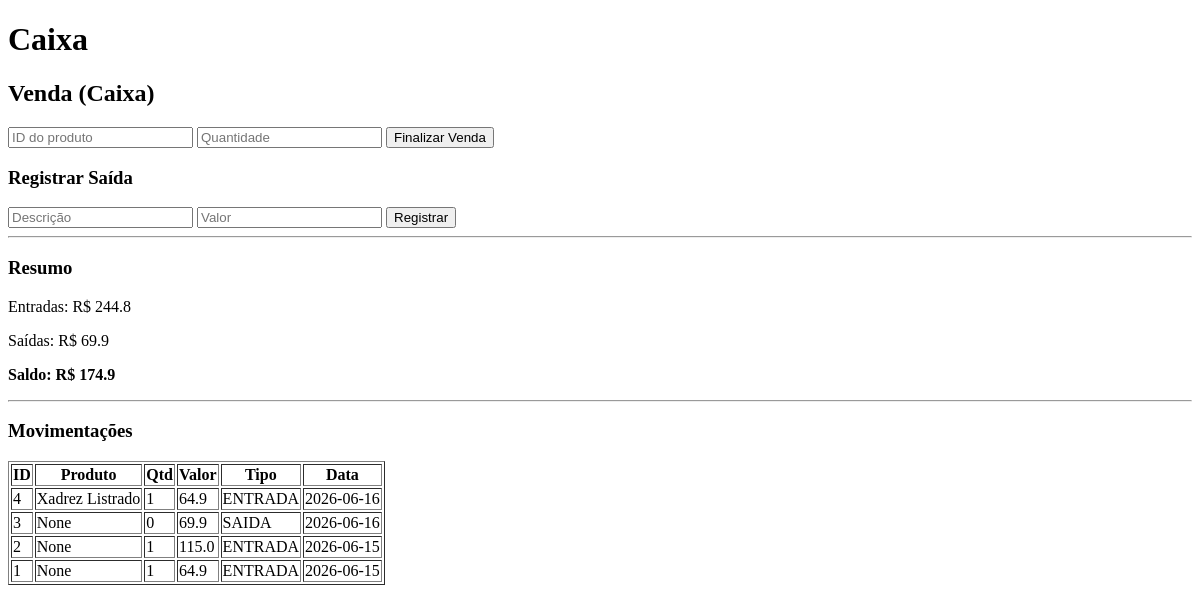
Page /caixa on the earlier database version.
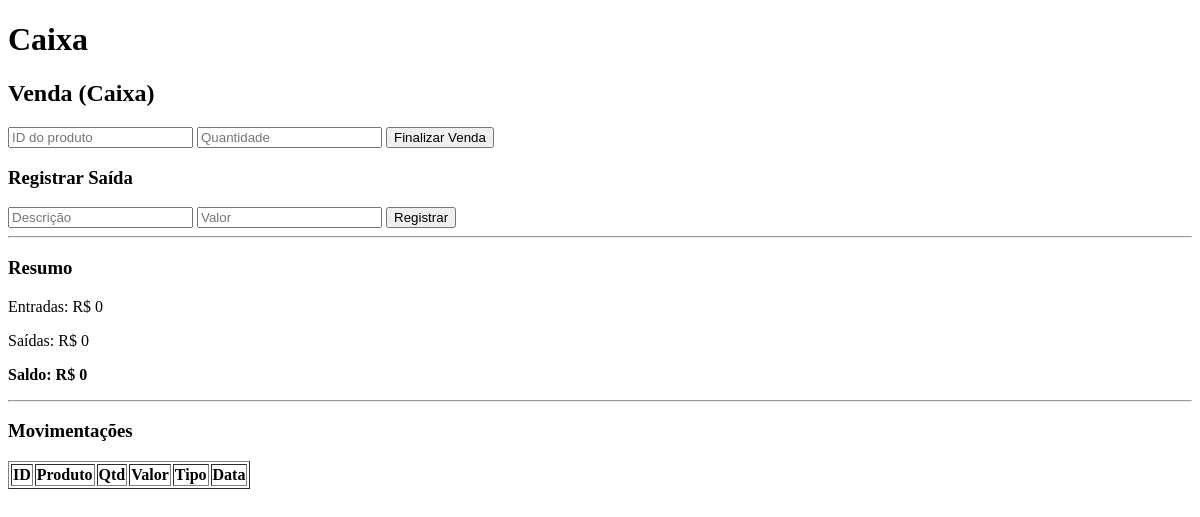
Same page on the later database version.
### tables this page shows
CREATE TABLE caixa (
        id INTEGER PRIMARY KEY AUTOINCREMENT NOT NULL,
        produto_id INTEGER,
        tipo TEXT NOT NULL,
        quantidade INTEGER,
        valor_total REAL,
        data_movimentacao TEXT,
        foreign key (produto_id) references estoque(id)
        );

CREATE TABLE estoque (
    id INTEGER PRIMARY KEY AUTOINCREMENT NOT NULL,
    modelo TEXT NOT NULL,
    tamanho text NOT NULL,
    fornecedor_id INTEGER NOT NULL,
    quantidade INTEGER,
    preco real,
    preco_custo real
    );

### app.py (the view)
@app.route('/caixa')
def caixa():
    cursor.execute("""
        SELECT
            c.id,
            e.modelo,
            c.quantidade,
            c.valor_total,
            c.tipo,
            c.data_movimentacao
        FROM caixa c
        LEFT JOIN estoque e
        ON c.produto_id = e.id
        ORDER BY c.id DESC
    """)
    registros = cursor.fetchall()
    cursor.execute("""
        SELECT
            SUM(CASE WHEN tipo='ENTRADA' THEN valor_total ELSE 0 END),
            SUM(CASE WHEN tipo='SAIDA' THEN valor_total ELSE 0 END)
        FROM caixa
    """)
    resultado = cursor.fetchone()
    entradas = resultado[0] or 0
    saidas = resultado[1] or 0
    saldo = entradas - saidas
    return render_template(
        "caixa.html",
        registros=registros,
        entradas=entradas,
        saidas=saidas,
        saldo=saldo
    )

### templates/caixa.html (shortened to what this page needs)
<!DOCTYPE html>
<html lang="en">
<head>
</head>
<body>
<h1>Caixa</h1>
<h2>Venda (Caixa)</h2>
<form action="/vender" method="POST">
  <input type="number" name="produto_id" placeholder="ID do produto" required>
  <input type="number" name="quantidade" placeholder="Quantidade" required>
  <button type="submit">Finalizar Venda</button>
</form>
<h3>Registrar Saída</h3>
<form action="/caixa/saida" method="POST">
    <input type="text" name="descricao" placeholder="Descrição">
    <input type="number" step="0.01" name="valor" placeholder="Valor">
    <button type="submit">Registrar</button>
</form>
<hr>
<h3>Resumo</h3>
<p>Entradas: R$ {{ entradas }}</p>
<p>Saídas: R$ {{ saidas }}</p>
<p><b>Saldo: R$ {{ saldo }}</b></p>
<hr>
<h3>Movimentações</h3>
<table border="1">
    <tr>
        <th>ID</th>
        <th>Produto</th>
        <th>Qtd</th>
        <th>Valor</th>
        <th>Tipo</th>
        <th>Data</th>
    </tr>
    {% for r in registros %}
    <tr>
        <td>{{ r[0] }}</td>
        <td>{{ r[1] }}</td>
        <td>{{ r[2] }}</td>
        <td>{{ r[3] }}</td>
        <td>{{ r[4] }}</td>
        <td>{{ r[5] }}</td>
    </tr>
    {% endfor %}
</table>
</body>
</html>

Differences in the rows shown:
removed caixa: id "4", modelo "Xadrez Listrado", quantidade "1", valor_total "64.9", tipo "ENTRADA", data_movimentacao "2026-06-16"
removed caixa: id "3", r "None", quantidade "0", valor_total "69.9", tipo "SAIDA", data_movimentacao "2026-06-16"
removed caixa: id "2", r "None", quantidade "1", valor_total "115.0", tipo "ENTRADA", data_movimentacao "2026-06-15"
removed caixa: id "1", r "None", quantidade "1", valor_total "64.9", tipo "ENTRADA", data_movimentacao "2026-06-15"
Other differences:
{{ entradas }}: "244.8" → "0"
{{ saidas }}: "69.9" → "0"
{{ saldo }}: "174.9" → "0"
